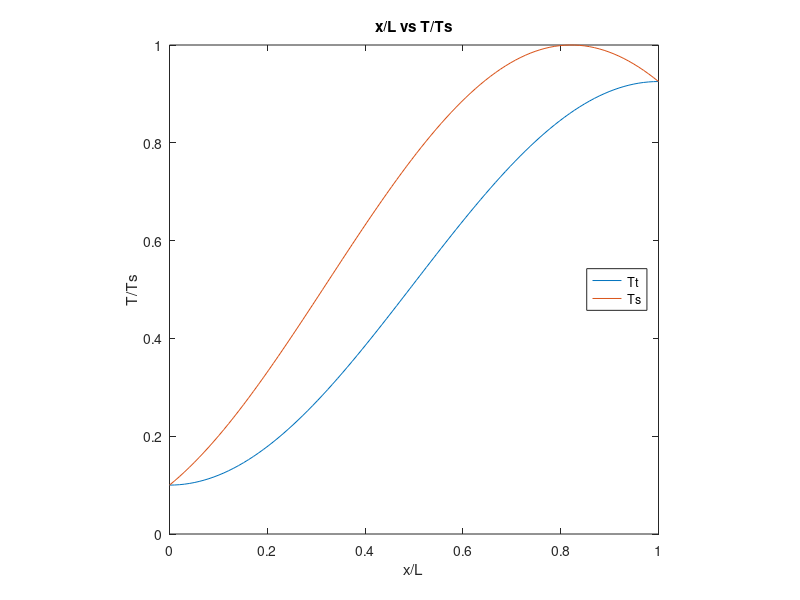
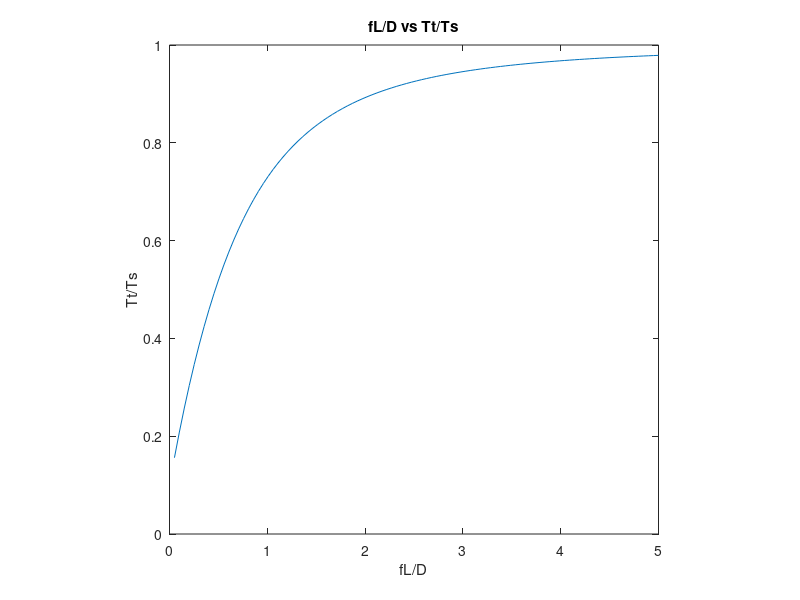
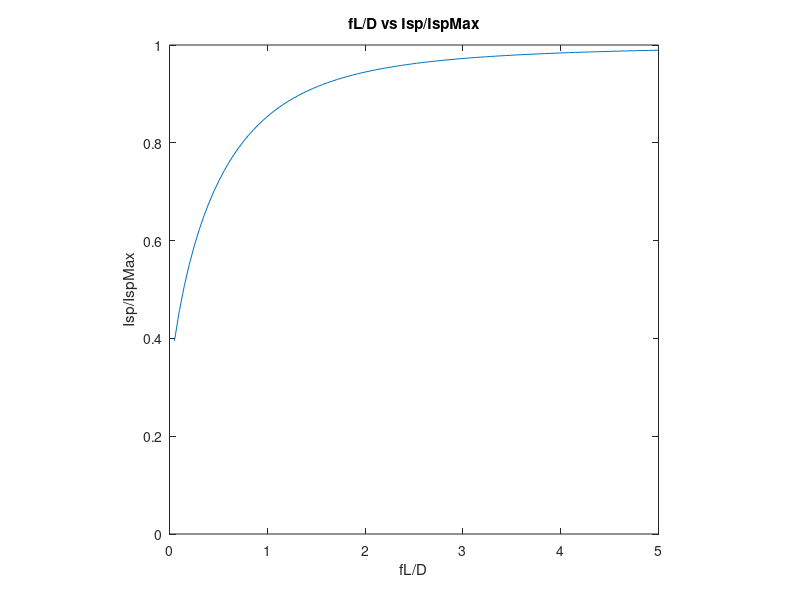

These figures' MATLAB source, in order:
% Zane Grothe
% AERO 6530
% HW 5
% 4/22/22

clear all
close all
clc

% Problem 2/3 ~~~~~~~~~~~~~~~~~~~~

CfL_D=2.5;
Tt1_Ts=0.1;
x=linspace(0,100);
L=100;

Tt_Ts=(1/(1+sqrt(1+(pi/2/CfL_D)^2)))*(1+Tt1_Ts*sqrt(1+(pi/2/CfL_D)^2)...
    -(1-Tt1_Ts)*cos(pi*x/L));
Tw_Ts=(1/(1+sqrt(1+(pi/2/CfL_D)^2)))*(1+Tt1_Ts*sqrt(1+(pi/2/CfL_D)^2)...
    +(1-Tt1_Ts)*(pi/2/CfL_D*sin(pi*x/L)-cos(pi*x/L)));

figure(1)
plot(x/L,Tt_Ts,x/L,Tw_Ts)
xlim([0,1])
ylim([0,1])
axis square
xlabel('x/L')
ylabel('T/Ts')
title('x/L vs T/Ts')
legend({'Tt','Ts'},'Location','east')

CfL_D=linspace(0,5);

Tt2_Ts=(1./(1+sqrt(1+(pi./2./CfL_D).^2))).*(2+Tt1_Ts.*(sqrt(1+(pi./2./CfL_D).^2)-1));

figure(2)
plot(CfL_D,Tt2_Ts)
xlim([0,5])
ylim([0,1])
axis square
xlabel('fL/D')
ylabel('Tt/Ts')
title('fL/D vs Tt/Ts')

g=9.81;
gam=1.4;
Ru=8314;
MW=2;
TMax=2500;

IspMax=sqrt(2*gam*Ru*TMax/(gam-1)/MW)/g;
Isp=sqrt(2*gam*Ru*Tt2_Ts*TMax/(gam-1)/MW)/g;

figure(3)
plot(CfL_D,Isp/IspMax)
xlim([0,5])
ylim([0,1])
axis square
xlabel('fL/D')
ylabel('Isp/IspMax')
title('fL/D vs Isp/IspMax')

